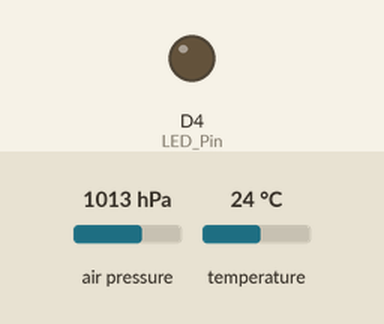
Bench run of a sketch on a simulated ESP8266 (NodeMCU). On the bench: output pins drawn as LEDs (lit = HIGH). The inputs (shaded band) are chosen by the test bench; at power-on: air pressure 1013 hPa, temperature 24 °C. WiFi joins after 1.5 s; servers stay silent unless stated; no MQTT or app messages arrive unless stated; what the sketch prints to the serial monitor is not drawn.

Above: at 0.1 s.
Timing chart, 0 to 3.0 s (numbered marks = the images above):
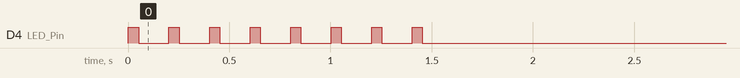

The sketch:

Esp8266_MQTT.ino
```cpp
// This example uses an ESP8266 Board
// to connect to MQTT and send BMP180 data
// BMP180 wiring:
// SCL -> D1
// SDA -> D2
//
// MQTT library: https://github.com/256dpi/arduino-mqtt
// Adafruit_BMP085: https://github.com/adafruit/Adafruit-BMP085-Library
// by Hugo Rezende

#include <Adafruit_BMP085.h>
#include <ESP8266WiFi.h>
#include <MQTT.h>

#ifndef STASSID
#define STASSID "yourWifiSSID"
#define STAPSK  "yourWifiPassword"
#endif

const char* ssid     = STASSID;
const char* password = STAPSK;
WiFiClient net;
MQTTClient client;
Adafruit_BMP085 bmp;

unsigned long lastMillis = 0;
uint8_t LED_Pin = D4;

void connect() {
  Serial.print("Checking wifi...");
  while (WiFi.status() != WL_CONNECTED) {
    Serial.print(".");
    //Blink the led until wifi connects
    digitalWrite(LED_Pin, HIGH); // Turn the LED on
    delay(50);
    digitalWrite(LED_Pin, LOW);// Turn the LED off
    delay(50);
    delay(100);
  }
  Serial.print("\nConnecting...");
  while (!client.connect("arduino", "try", "try")) {
    Serial.print(".");
    delay(1000);
  }
  Serial.println("\nConnected!");
}

void messageReceived(String &topic, String &payload) {
  Serial.println("incoming: " + topic + " - " + payload);
}

void setup() {
  pinMode(LED_Pin, OUTPUT);
  Serial.begin(115200);
  WiFi.begin(ssid, password);

  if (!bmp.begin()) {
    Serial.println("Could not find a valid BMP085 sensor, check wiring!");
    while (1) {}
  }
  // Connecting to the MQTT server
  // Note: Local domain names (e.g. "Computer.local" on OSX) are not supported by Arduino.
  // You need to set the IP address directly.
  client.begin("192.168.0.10", 1883 ,net); // here you insert the IP/domain of the MQTT server and the port
  connect();
}

void loop() {
  client.loop();
  delay(10);  // fixes some issues with WiFi stability

  if (!client.connected()) {
    connect();
  }

  // publish a message roughly every second.
  if (millis() - lastMillis > 1000) {
    lastMillis = millis();
    // sending values to topics in a JSON format
    client.publish("sensor/temperatura", "{\"value\": "+ String(bmp.readTemperature()) +"}" );
    client.publish("sensor/pressao", "{\"value\": "+ String(bmp.readSealevelPressure()) +"}" );
  }
}
```
